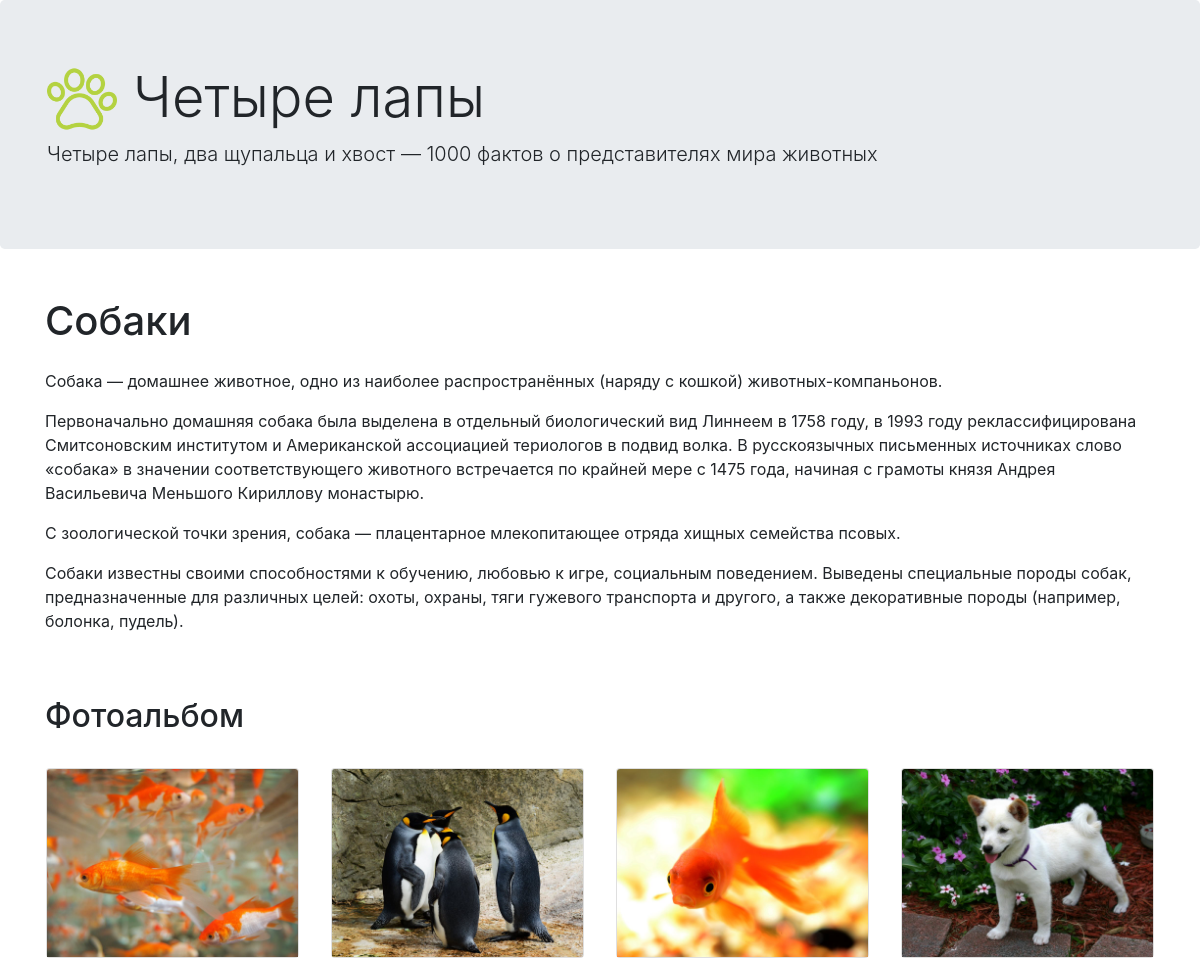
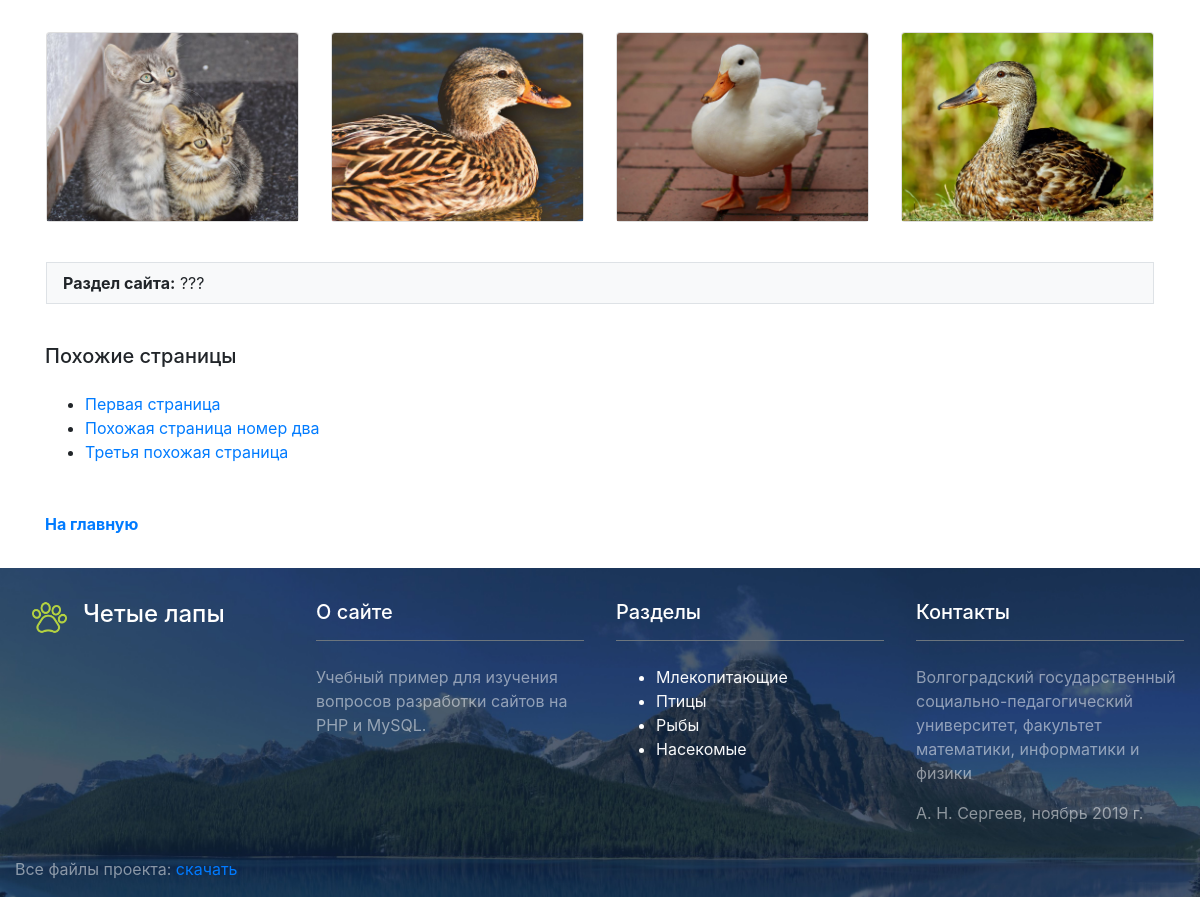
/?page=1, run on the app's committed database (2 pictures, top to bottom).
### tables this page shows
CREATE TABLE IF NOT EXISTS `pages` (
  `id` bigint(20) NOT NULL AUTO_INCREMENT,
  `title` text NOT NULL,
  `description` text,
  `content` text NOT NULL,
  `category` bigint(20) NOT NULL,
  `image` varchar(200) DEFAULT NULL,
  PRIMARY KEY (`id`)
);

CREATE TABLE IF NOT EXISTS `photos` (
  `id` bigint(20) NOT NULL AUTO_INCREMENT,
  `file` varchar(200) NOT NULL,
  `page` bigint(20) NOT NULL,
  PRIMARY KEY (`id`)
);

### content.php (the view)
<div class="container mt-5 mb-3">
    <?php
        $result = $mysqli->query( "SELECT * FROM pages WHERE id=$page_id" );
        $row = $result->fetch_assoc();
        if ( $row ) :
    ?>
    <div class="row">
        <div class="col mb-5">
            <h1 class="mb-4"><?php echo $row['title']; ?></h1>
            <p><?php echo preg_replace( "/\n\n|\r\n\r\n/", "<p>", $row['content'] ); ?>
        </div>
    </div>
    <div class="row">
        <div class="col">
            <h2 class="mb-3">Фотоальбом</h2>
            <div class="card-deck">
                <?php
                    $result = $mysqli->query( "SELECT * FROM photos ORDER BY rand() LIMIT 8" );
                    while ( $row = $result->fetch_assoc() ) :
                ?>
                <div class="col-12 col-sm-6 col-lg-4 col-xl-3 p-3">
                    <div class="card m-0">
                        <img src="images/<?php echo $row['file']; ?>" class="card-img-top">
                    </div>
                </div>
                <?php
                    endwhile;
                ?>
            </div>
        </div>
    </div>
    <div class="row">
        <div class="col bg-light border p-2 pl-3 m-3 mt-4">
            <strong>Раздел сайта:</strong> ???
        </div>
    </div>
    <div class="row">
        <div class="col">
            <h5 class="mt-4">Похожие страницы</h5>
            <ul class="mt-4">
                <li><a href="123">Первая страница</a></li>
                <li><a href="456">Похожая страница номер два</a></li>
                <li><a href="789">Третья похожая страница</a></li>
            </ul>
            <p class="mt-5"><strong><a href=".">На главную</a></strong>
        </div>
    </div>
    <?php
        else:
            include "404.php";
        endif;
    ?>
</div>

### data on the page
pages: title "Собаки", content "Собака — домашнее животное, одно из наиболее распространённых (наряду с кошкой) животных-компаньонов. Первоначально домашняя собака была выделена в отдельный биологический вид Линнеем в 1758 году, в 1993 году реклассифицирована Смитсоновским институтом и Американской ассоциацией териологов в подвид волка. В русскоязычных письменных источниках слово «собака» в значении соответствующего животного встречается по крайней мере с 1475 года, начиная с грамоты князя Андрея Васильевича Меньшого Кириллову монастырю. С зоологической точки зрения, собака — плацентарное млекопитающее отряда хищных семейства псовых. Собаки известны своими способностями к обучению, любовью к игре, социальным поведением.…"
photos: file (picture)
photos: file (picture)
photos: file (picture)
photos: file (picture)
photos: file (picture)
photos: file (picture)
photos: file (picture)
photos: file (picture)
